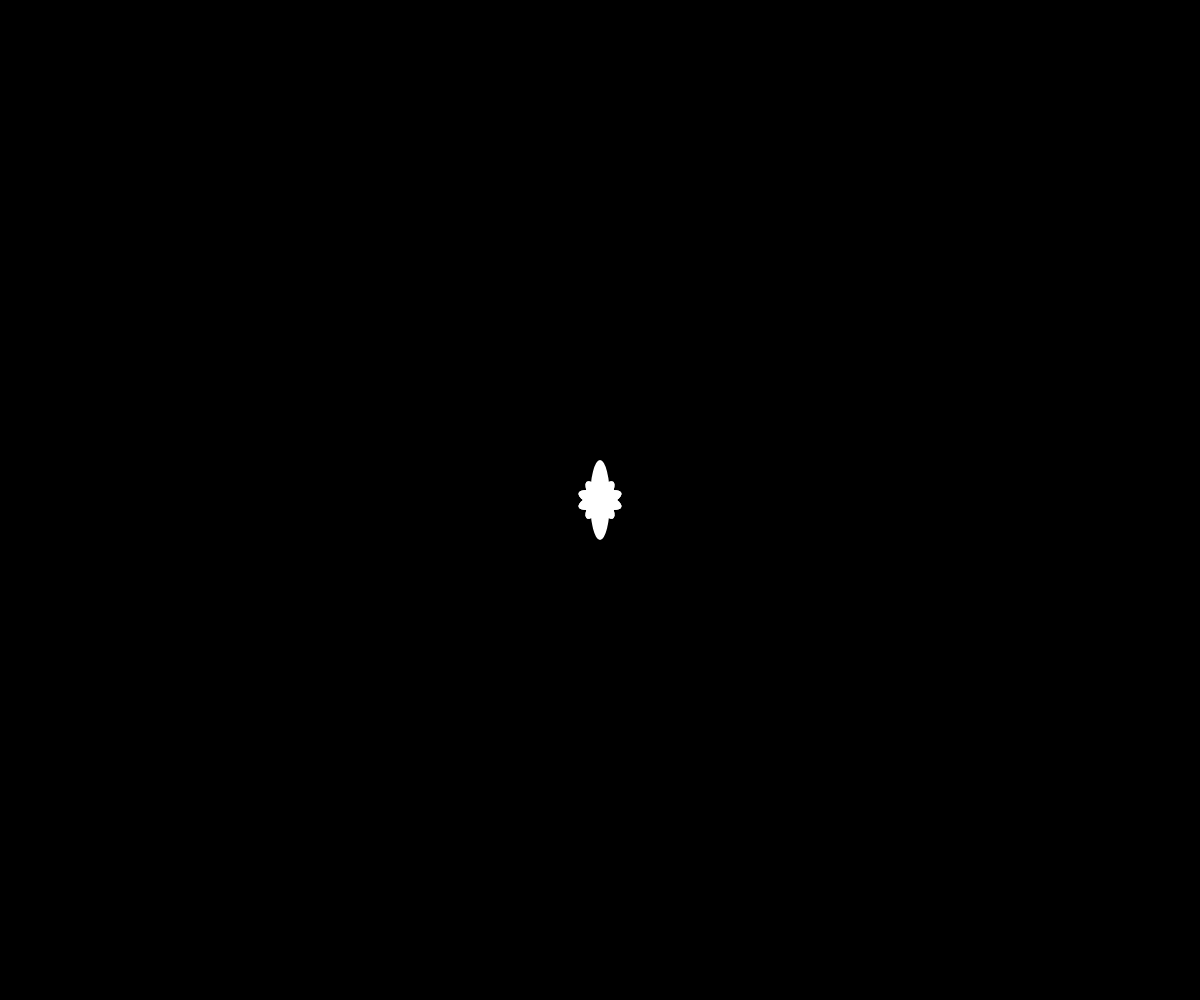
Frame 1 (no input)
Frame 60 (no input): identical to frame 1, image omitted
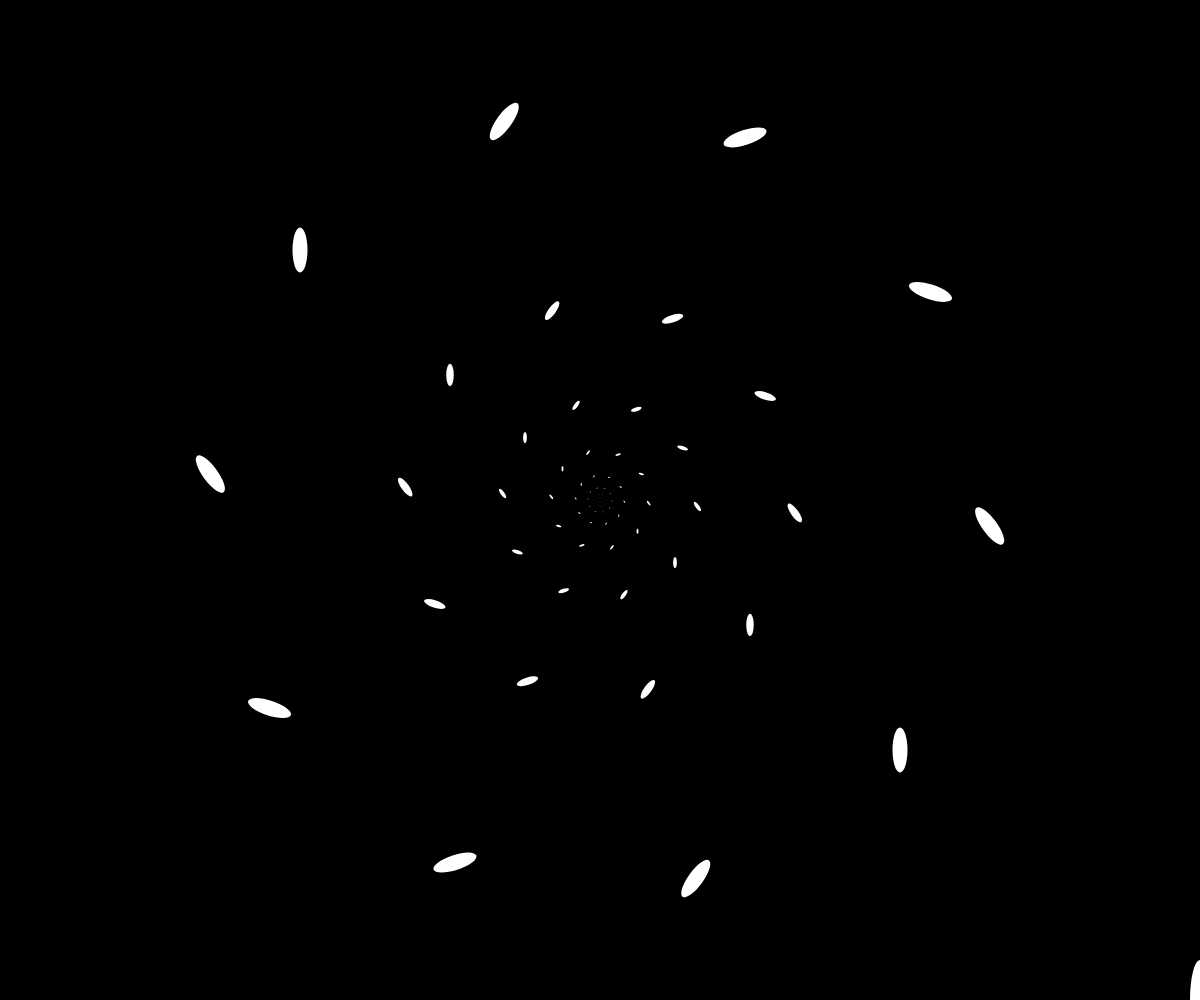
Frame 120 (the mouse pressed at the canvas centre since frame 60)

The p5.js sketch that drew these frames (run headless with seeded random() and noise() and a simulated clock; from frame 60 on, the mouse is pressed at the canvas centre):

// p5.js sketch
// ── sketch.js
function setup() {
  createCanvas(windowWidth, windowHeight);
}

function draw() {
  background(0);
  stroke(200);
  
  translate(width/2, height/2);
  noStroke();
  for (let i = 0; i < 10; i ++) {
    ellipse(mouseX, mouseY, 20, 80);
    rotate(PI/5);
  scale(0.5);
  translate(0, 0);
  noStroke();
  for (let i = 0; i < 10; i ++) {
    ellipse(mouseX, mouseY, 30, 90);
    rotate(PI/5);
    }
  }
}
// ── style.css
html, body {
  margin: 0;
  padding: 0;
  font-family: Courier;
  font-size: 24pt;
  color: green;
  position: absolute;
  text-align: center;
}
canvas {
  display: block;
}
